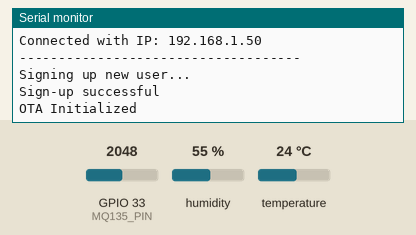
A sketch run on a simulated ESP32. On the bench: the last lines printed to the serial monitor. The test bench sets the inputs (shaded band); at power-on: humidity 55 %, GPIO 33 (MQ135_PIN) = 2048, temperature 24 °C. WiFi joins after 1.5 s; servers stay silent unless stated.

Above: at 2.7 s.
2.8 s: humidity set to 22 %
At 11.0 s:
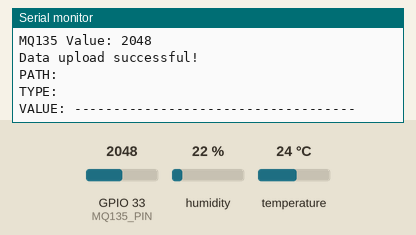
17.1 s: GPIO 33 (MQ135_PIN) set to 2866
At 20.81 s:
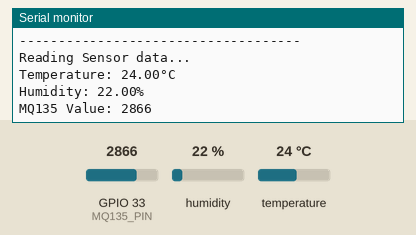
31.4 s: temperature set to 12 °C
At 41.13 s:
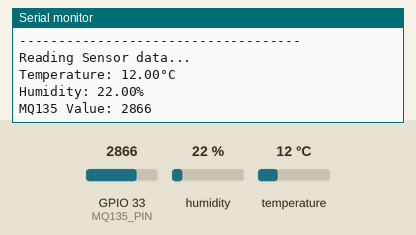
45.7 s: GPIO 33 (MQ135_PIN) set to 3603
At 51.28 s:
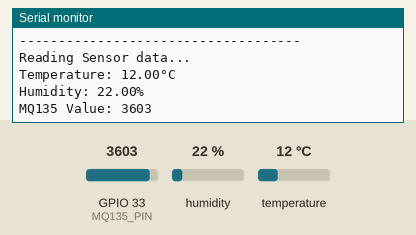
60.0 s: humidity set to 40 %
At 61.44 s:
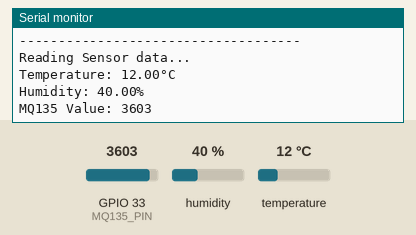
Timing chart, 0 to 63.0 s (numbered marks = the images above; inputs shaded):
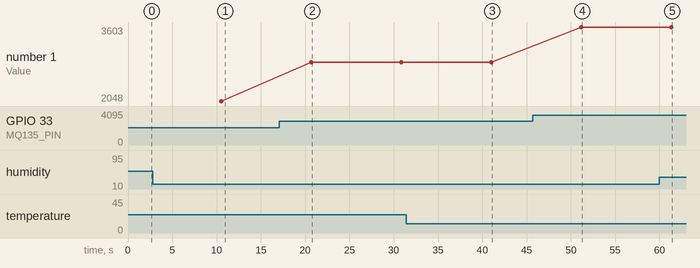

Measured:
- after the input at 2.8 s, the serial monitor: prints a new line after 7.7 s (image 1)
- after the input at 17.1 s, the serial monitor: prints a new line after 3.6 s (image 2)
- after the input at 31.4 s, the serial monitor: prints a new line after 9.6 s (image 3)
- after the input at 45.7 s, the serial monitor: prints a new line after 5.5 s (image 4)
- after the input at 60.0 s, the serial monitor: prints a new line after 1.3 s (image 5)
- plotted number 1: 2048 → 2866 after the input at 17.1 s, 2866 → 3603 after the input at 45.7 s

The sketch:

OTA_UPDATE_WITH_MQ135.ino
```cpp
#include <WiFi.h>
#include <FirebaseESP32.h>
#include "addons/TokenHelper.h"
#include "addons/RTDBHelper.h"
#include <DHT.h>
#include <time.h>
#include <ESPmDNS.h>
#include <WiFiUdp.h>
#include <ArduinoOTA.h>

#define DHTPIN 32
#define DHTTYPE DHT22
DHT dht(DHTPIN, DHTTYPE);

#define MQ135_PIN 33 // MQ135 sensor connected to GPIO33 (ADC1)

float temperature = 0;
float humidity = 0;
int mq135Value = 0; // Variable to store MQ135 sensor reading

#define WIFI_SSID "HUAWEI-2.4G"
#define WIFI_PASSWORD "malikza01"

#define API_KEY "AIzaSyBPexHJP0j9EArRWKPDbZecvkjBQsZxD6I"
#define DATABASE_URL "https://airqualitymonitoringsyst-6c370-default-rtdb.asia-southeast1.firebasedatabase.app/"

FirebaseData fbdo;
FirebaseAuth auth;
FirebaseConfig config;

String databasePath = "/sensor_data";
unsigned long elapsedMillis = 0;
unsigned long update_interval = 10000;
bool isAuthenticated = false;

void Wifi_Init() {
    WiFi.begin(WIFI_SSID, WIFI_PASSWORD);
    Serial.print("Connecting to Wi-Fi");
    while (WiFi.status() != WL_CONNECTED) {
        Serial.print(".");
        delay(300);
    }
    Serial.println();
    Serial.print("Connected with IP: ");
    Serial.println(WiFi.localIP());
    Serial.println();
}

void firebase_init() {
    config.api_key = API_KEY;
    config.database_url = DATABASE_URL;
    Firebase.reconnectWiFi(true);

    Serial.println("------------------------------------");
    Serial.println("Signing up new user...");

    if (Firebase.signUp(&config, &auth, "", "")) {
        Serial.println("Sign-up successful");
        isAuthenticated = true;
    } else {
        Serial.printf("Sign-up failed: %s\n", config.signer.signupError.message.c_str());
        isAuthenticated = false;
    }

    config.token_status_callback = tokenStatusCallback;
    Firebase.begin(&config, &auth);
}

void updateSensorReadings() {
    Serial.println("------------------------------------");
    Serial.println("Reading Sensor data...");

    // Read temperature and humidity from DHT22
    temperature = dht.readTemperature();
    humidity = dht.readHumidity();

    // Read MQ135 sensor value
    mq135Value = analogRead(MQ135_PIN);

    // Check if sensor readings are valid
    if (isnan(temperature) || isnan(humidity)) {
        Serial.println(F("Failed to read from DHT sensor!"));
        return;
    }

    // Print sensor readings to Serial Monitor
    Serial.printf("Temperature: %.2f°C\n", temperature);
    Serial.printf("Humidity: %.2f%%\n", humidity);
    Serial.printf("MQ135 Value: %d\n", mq135Value);
}

String getFormattedTimestamp() {
    time_t now = Firebase.getCurrentTime();
    if (now > 0) {
        struct tm *timeinfo = gmtime(&now);
        char buffer[25]; // Enough space for formatted string
        strftime(buffer, sizeof(buffer), "%Y-%m-%dT%H:%M:%SZ", timeinfo);
        return String(buffer);
    }
    return "0000-00-00T00:00:00Z";  // Fallback timestamp if failed
}

void uploadSensorData() {
    if (millis() - elapsedMillis > update_interval && isAuthenticated && Firebase.ready()) {
        elapsedMillis = millis();
        updateSensorReadings();

        String timestamp = getFormattedTimestamp();
        if (timestamp == "0000-00-00T00:00:00Z") {
            Serial.println("Failed to get current time from Firebase");
            return;
        }

        // Create a JSON object with sensor data
        FirebaseJson sensorData;
        sensorData.set("temperature", temperature);
        sensorData.set("humidity", humidity);
        sensorData.set("mq135", mq135Value); // Add MQ135 sensor value
        sensorData.set("timestamp", timestamp);

        // Define the Firebase path
        String nodePath = databasePath + "/" + timestamp;

        // Upload data to Firebase
        if (Firebase.setJSON(fbdo, nodePath.c_str(), sensorData)) {
            Serial.println("Data upload successful!");
            Serial.println("PATH: " + fbdo.dataPath());
            Serial.println("TYPE: " + fbdo.dataType());
            Serial.print("VALUE: ");
            printResult(fbdo);
            Serial.println("------------------------------------");
        } else {
            Serial.println("Data upload FAILED");
            Serial.println("REASON: " + fbdo.errorReason());
            Serial.println("------------------------------------");
        }
    }
}

void setupOTA() {
    // Set the hostname for the ESP32 (optional)
    ArduinoOTA.setHostname("esp32-air-quality-monitor");

    // Set a password for OTA updates (optional)
    // ArduinoOTA.setPassword("admin");

    // Define OTA event handlers
    ArduinoOTA.onStart([]() {
        String type;
        if (ArduinoOTA.getCommand() == U_FLASH) {
            type = "sketch";
        } else { // U_SPIFFS
            type = "filesystem";
        }
        Serial.println("Start updating " + type);
    });

    ArduinoOTA.onEnd([]() {
        Serial.println("\nEnd");
    });

    ArduinoOTA.onProgress([](unsigned int progress, unsigned int total) {
        Serial.printf("Progress: %u%%\r", (progress / (total / 100)));
    });

    ArduinoOTA.onError([](ota_error_t error) {
        Serial.printf("Error[%u]: ", error);
        if (error == OTA_AUTH_ERROR) Serial.println("Auth Failed");
        else if (error == OTA_BEGIN_ERROR) Serial.println("Begin Failed");
        else if (error == OTA_CONNECT_ERROR) Serial.println("Connect Failed");
        else if (error == OTA_RECEIVE_ERROR) Serial.println("Receive Failed");
        else if (error == OTA_END_ERROR) Serial.println("End Failed");
    });

    // Start OTA service
    ArduinoOTA.begin();
    Serial.println("OTA Initialized");
}

void setup() {
    Serial.begin(115200);
    Wifi_Init();
    firebase_init();
    dht.begin();
    pinMode(MQ135_PIN, INPUT); // Initialize MQ135 sensor pin as input
    setupOTA(); // Initialize OTA
}

void loop() {
    ArduinoOTA.handle(); // Handle OTA updates
    uploadSensorData();  // Upload sensor data to Firebase
    delay(1000);
}
```
